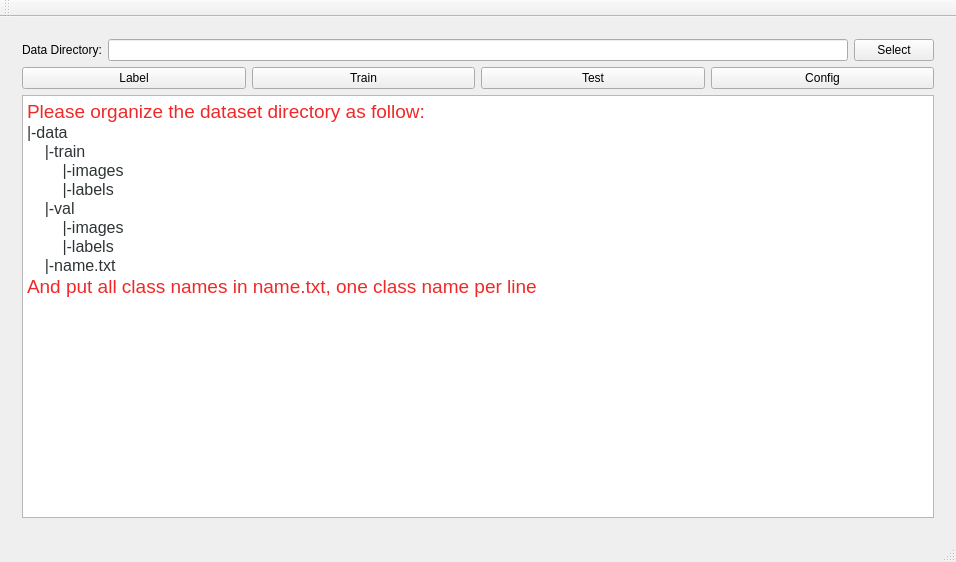
<?xml version="1.0" encoding="UTF-8"?>
<ui version="4.0">
 <class>MainWindow</class>
 <widget class="QMainWindow" name="MainWindow">
  <property name="geometry">
   <rect>
    <x>0</x>
    <y>0</y>
    <width>956</width>
    <height>562</height>
   </rect>
  </property>
  <property name="maximumSize">
   <size>
    <width>1280</width>
    <height>720</height>
   </size>
  </property>
  <property name="windowTitle">
   <string>Train Wizard</string>
  </property>
  <widget class="QWidget" name="centralWidget">
   <property name="maximumSize">
    <size>
     <width>1280</width>
     <height>720</height>
    </size>
   </property>
   <layout class="QHBoxLayout" name="horizontalLayout_10">
    <item>
     <layout class="QHBoxLayout" name="horizontalLayout_2">
      <item>
       <widget class="QStackedWidget" name="stackedWidget">
        <property name="frameShadow">
         <enum>QFrame::Plain</enum>
        </property>
        <property name="currentIndex">
         <number>0</number>
        </property>
        <widget class="QWidget" name="page">
         <layout class="QHBoxLayout" name="horizontalLayout_11">
          <item>
           <layout class="QVBoxLayout" name="verticalLayout">
            <item>
             <layout class="QHBoxLayout" name="horizontalLayout">
              <item>
               <widget class="QLabel" name="DataDirLabel">
                <property name="text">
                 <string>Data Directory:</string>
                </property>
               </widget>
              </item>
              <item>
               <widget class="QLineEdit" name="DirShowLineEdit"/>
              </item>
              <item>
               <widget class="QPushButton" name="DirSelecButton">
                <property name="text">
                 <string>Select</string>
                </property>
               </widget>
              </item>
             </layout>
            </item>
            <item>
             <layout class="QHBoxLayout" name="horizontalLayout_9">
              <item>
               <widget class="QPushButton" name="NextButton">
                <property name="text">
                 <string>Label</string>
                </property>
               </widget>
              </item>
              <item>
               <widget class="QPushButton" name="p1RunButton">
                <property name="text">
                 <string>Train</string>
                </property>
               </widget>
              </item>
              <item>
               <widget class="QPushButton" name="p1JumpButton">
                <property name="text">
                 <string>Test</string>
                </property>
               </widget>
              </item>
              <item>
               <widget class="QPushButton" name="p1ConfigButton">
                <property name="text">
                 <string>Config</string>
                </property>
               </widget>
              </item>
             </layout>
            </item>
            <item>
             <widget class="QTextBrowser" name="textBrowser">
              <property name="html">
               <string>&lt;!DOCTYPE HTML PUBLIC &quot;-//W3C//DTD HTML 4.0//EN&quot; &quot;http://www.w3.org/TR/REC-html40/strict.dtd&quot;&gt;
&lt;html&gt;&lt;head&gt;&lt;meta name=&quot;qrichtext&quot; content=&quot;1&quot; /&gt;&lt;style type=&quot;text/css&quot;&gt;
p, li { white-space: pre-wrap; }
&lt;/style&gt;&lt;/head&gt;&lt;body style=&quot; font-family:'Ubuntu'; font-size:11pt; font-weight:400; font-style:normal;&quot;&gt;
&lt;p style=&quot; margin-top:0px; margin-bottom:0px; margin-left:0px; margin-right:0px; -qt-block-indent:0; text-indent:0px;&quot;&gt;&lt;span style=&quot; font-size:14pt; color:#ef2929;&quot;&gt;Please organize the dataset directory as follow:&lt;/span&gt;&lt;/p&gt;
&lt;p style=&quot; margin-top:0px; margin-bottom:0px; margin-left:0px; margin-right:0px; -qt-block-indent:0; text-indent:0px;&quot;&gt;&lt;span style=&quot; font-size:12pt; color:#2e3436;&quot;&gt;|-data&lt;/span&gt;&lt;/p&gt;
&lt;p style=&quot; margin-top:0px; margin-bottom:0px; margin-left:0px; margin-right:0px; -qt-block-indent:0; text-indent:0px;&quot;&gt;&lt;span style=&quot; font-size:12pt; color:#2e3436;&quot;&gt;    |-train&lt;/span&gt;&lt;/p&gt;
&lt;p style=&quot; margin-top:0px; margin-bottom:0px; margin-left:0px; margin-right:0px; -qt-block-indent:0; text-indent:0px;&quot;&gt;&lt;span style=&quot; font-size:12pt; color:#2e3436;&quot;&gt;        |-images&lt;/span&gt;&lt;/p&gt;
&lt;p style=&quot; margin-top:0px; margin-bottom:0px; margin-left:0px; margin-right:0px; -qt-block-indent:0; text-indent:0px;&quot;&gt;&lt;span style=&quot; font-size:12pt; color:#2e3436;&quot;&gt;        |-labels&lt;/span&gt;&lt;/p&gt;
&lt;p style=&quot; margin-top:0px; margin-bottom:0px; margin-left:0px; margin-right:0px; -qt-block-indent:0; text-indent:0px;&quot;&gt;&lt;span style=&quot; font-size:12pt; color:#2e3436;&quot;&gt;    |-val&lt;/span&gt;&lt;/p&gt;
&lt;p style=&quot; margin-top:0px; margin-bottom:0px; margin-left:0px; margin-right:0px; -qt-block-indent:0; text-indent:0px;&quot;&gt;&lt;span style=&quot; font-size:12pt; color:#2e3436;&quot;&gt;        |-images&lt;/span&gt;&lt;/p&gt;
&lt;p style=&quot; margin-top:0px; margin-bottom:0px; margin-left:0px; margin-right:0px; -qt-block-indent:0; text-indent:0px;&quot;&gt;&lt;span style=&quot; font-size:12pt; color:#2e3436;&quot;&gt;        |-labels&lt;/span&gt;&lt;/p&gt;
&lt;p style=&quot; margin-top:0px; margin-bottom:0px; margin-left:0px; margin-right:0px; -qt-block-indent:0; text-indent:0px;&quot;&gt;&lt;span style=&quot; font-size:12pt; color:#2e3436;&quot;&gt;    |-name.txt&lt;/span&gt;&lt;/p&gt;
&lt;p style=&quot; margin-top:0px; margin-bottom:0px; margin-left:0px; margin-right:0px; -qt-block-indent:0; text-indent:0px;&quot;&gt;&lt;span style=&quot; font-size:14pt; color:#ef2929;&quot;&gt;And put all class names in name.txt, one class name per line&lt;/span&gt;&lt;/p&gt;&lt;/body&gt;&lt;/html&gt;</string>
              </property>
             </widget>
            </item>
           </layout>
          </item>
         </layout>
        </widget>
        <widget class="QWidget" name="page_2">
         <layout class="QHBoxLayout" name="horizontalLayout_7">
          <item>
           <layout class="QVBoxLayout" name="verticalLayout_6">
            <item>
             <layout class="QHBoxLayout" name="horizontalLayout_3">
              <item>
               <spacer name="horizontalSpacer">
                <property name="orientation">
                 <enum>Qt::Horizontal</enum>
                </property>
                <property name="sizeHint" stdset="0">
                 <size>
                  <width>249</width>
                  <height>20</height>
                 </size>
                </property>
               </spacer>
              </item>
              <item>
               <widget class="QPushButton" name="runLmButton">
                <property name="text">
                 <string>Start Labeling</string>
                </property>
               </widget>
              </item>
              <item>
               <widget class="QPushButton" name="backButton">
                <property name="text">
                 <string>Back</string>
                </property>
               </widget>
              </item>
              <item>
               <widget class="QPushButton" name="p2nextButton">
                <property name="text">
                 <string>Next</string>
                </property>
               </widget>
              </item>
             </layout>
            </item>
            <item>
             <widget class="QTextBrowser" name="textBrowser_2">
              <property name="frameShape">
               <enum>QFrame::NoFrame</enum>
              </property>
              <property name="frameShadow">
               <enum>QFrame::Plain</enum>
              </property>
             </widget>
            </item>
           </layout>
          </item>
         </layout>
        </widget>
        <widget class="QWidget" name="page_3">
         <layout class="QHBoxLayout" name="horizontalLayout_8">
          <item>
           <layout class="QVBoxLayout" name="verticalLayout_4">
            <item>
             <layout class="QHBoxLayout" name="horizontalLayout_4">
              <item>
               <spacer name="horizontalSpacer_2">
                <property name="orientation">
                 <enum>Qt::Horizontal</enum>
                </property>
                <property name="sizeHint" stdset="0">
                 <size>
                  <width>30</width>
                  <height>20</height>
                 </size>
                </property>
               </spacer>
              </item>
              <item>
               <widget class="QPushButton" name="p3BackButton">
                <property name="text">
                 <string>Back</string>
                </property>
               </widget>
              </item>
              <item>
               <widget class="QPushButton" name="runButton">
                <property name="text">
                 <string>Run</string>
                </property>
                <property name="autoDefault">
                 <bool>false</bool>
                </property>
                <property name="default">
                 <bool>false</bool>
                </property>
                <property name="flat">
                 <bool>false</bool>
                </property>
               </widget>
              </item>
              <item>
               <widget class="QPushButton" name="stopButton">
                <property name="text">
                 <string>Stop</string>
                </property>
               </widget>
              </item>
              <item>
               <widget class="QPushButton" name="cfgButton">
                <property name="text">
                 <string>Config</string>
                </property>
               </widget>
              </item>
             </layout>
            </item>
            <item>
             <widget class="QTextBrowser" name="textBrowser_3">
              <property name="frameShape">
               <enum>QFrame::NoFrame</enum>
              </property>
              <property name="frameShadow">
               <enum>QFrame::Plain</enum>
              </property>
             </widget>
            </item>
           </layout>
          </item>
         </layout>
        </widget>
        <widget class="QWidget" name="page_4">
         <layout class="QHBoxLayout" name="horizontalLayout_6">
          <item>
           <layout class="QVBoxLayout" name="verticalLayout_5">
            <item>
             <layout class="QHBoxLayout" name="horizontalLayout_5">
              <item>
               <widget class="QPushButton" name="getRetButton">
                <property name="text">
                 <string>Show Result</string>
                </property>
               </widget>
              </item>
              <item>
               <widget class="QLabel" name="IpLabel">
                <property name="text">
                 <string>IP Address:</string>
                </property>
               </widget>
              </item>
              <item>
               <widget class="QLineEdit" name="IpLineEdit">
                <property name="text">
                 <string>192.168.4.57</string>
                </property>
               </widget>
              </item>
              <item>
               <widget class="QPushButton" name="ConnectButton">
                <property name="text">
                 <string>Connect</string>
                </property>
               </widget>
              </item>
              <item>
               <widget class="QPushButton" name="TransButton">
                <property name="enabled">
                 <bool>false</bool>
                </property>
                <property name="text">
                 <string>Transfer</string>
                </property>
               </widget>
              </item>
              <item>
               <widget class="QPushButton" name="restartButton">
                <property name="text">
                 <string>Restart</string>
                </property>
               </widget>
              </item>
             </layout>
            </item>
            <item>
             <widget class="QTextBrowser" name="textBrowser_4">
              <property name="html">
               <string>&lt;!DOCTYPE HTML PUBLIC &quot;-//W3C//DTD HTML 4.0//EN&quot; &quot;http://www.w3.org/TR/REC-html40/strict.dtd&quot;&gt;
&lt;html&gt;&lt;head&gt;&lt;meta name=&quot;qrichtext&quot; content=&quot;1&quot; /&gt;&lt;style type=&quot;text/css&quot;&gt;
p, li { white-space: pre-wrap; }
&lt;/style&gt;&lt;/head&gt;&lt;body style=&quot; font-family:'Ubuntu'; font-size:11pt; font-weight:400; font-style:normal;&quot;&gt;
&lt;p style=&quot; margin-top:0px; margin-bottom:0px; margin-left:0px; margin-right:0px; -qt-block-indent:0; text-indent:0px;&quot;&gt;&lt;span style=&quot; font-size:14pt; color:#ef2929;&quot;&gt;Training completed, now transfer model to your board&lt;/span&gt;&lt;/p&gt;&lt;/body&gt;&lt;/html&gt;</string>
              </property>
             </widget>
            </item>
            <item>
             <widget class="QProgressBar" name="progressBar">
              <property name="value">
               <number>0</number>
              </property>
             </widget>
            </item>
           </layout>
          </item>
         </layout>
        </widget>
       </widget>
      </item>
     </layout>
    </item>
   </layout>
  </widget>
  <widget class="QMenuBar" name="menuBar">
   <property name="geometry">
    <rect>
     <x>0</x>
     <y>0</y>
     <width>956</width>
     <height>22</height>
    </rect>
   </property>
  </widget>
  <widget class="QToolBar" name="mainToolBar">
   <attribute name="toolBarArea">
    <enum>TopToolBarArea</enum>
   </attribute>
   <attribute name="toolBarBreak">
    <bool>false</bool>
   </attribute>
  </widget>
  <widget class="QStatusBar" name="statusBar"/>
 </widget>
 <layoutdefault spacing="6" margin="11"/>
 <resources/>
 <connections/>
</ui>
